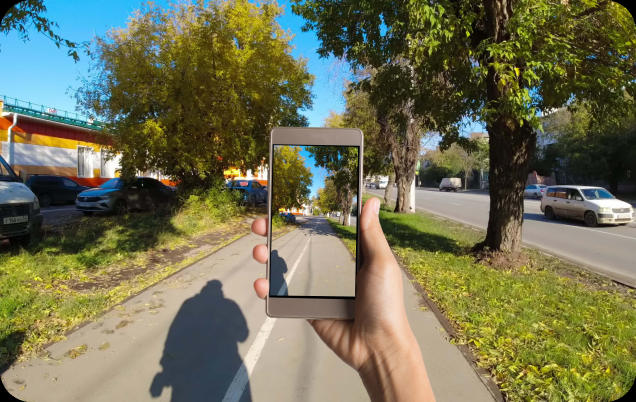
#> input picture apps/mobile/assets/images/onboarding/image1.png, 1272 x 804 px (shown at 1/2 size)
$ python -i audit_depth_orientation.py   (imports and definitions only)   (older library calls are emulated)
#> lines starting #> are read from the running program, lines starting #| are printed output that depends on the picture
#!/usr/bin/env python3
"""Compare recorded RGB/depth orientation hypotheses; never repair geometry.

The edge correlation is a diagnostic, not a calibrated registration metric.
Run with .venv-stera/bin/python. All inputs are opened read-only.
"""

import argparse
import hashlib
import json
from pathlib import Path

import cv2
import h5py
import matplotlib
import numpy as np

# [1 line not run here, left out]
import matplotlib.pyplot as plt


def digest(path):
    with path.open("rb") as stream:
        return hashlib.file_digest(stream, "sha256").hexdigest()


def edges(image):
    smooth = cv2.GaussianBlur(image.astype(np.float32), (5, 5), 1)
    return cv2.magnitude(
        cv2.Sobel(smooth, cv2.CV_32F, 1, 0),
        cv2.Sobel(smooth, cv2.CV_32F, 0, 1),
    )


# [112 lines left out: functions hand_anchor_hypothesis, main, not called in this run]


# [2 lines not run here, left out]

>>> import cv2
>>> picture = cv2.imread('../apps/mobile/assets/images/onboarding/image1.png')
#> picture is the input picture: shape (804, 1272, 3); mean B, G, R 84.2, 113.2, 113.5
>>> result = edges(picture)
#> in edges, `return cv2.magnitude( cv2.Sobel(smooth, cv2.CV_32F, 1, 0), cv2.Sobel(s..`:
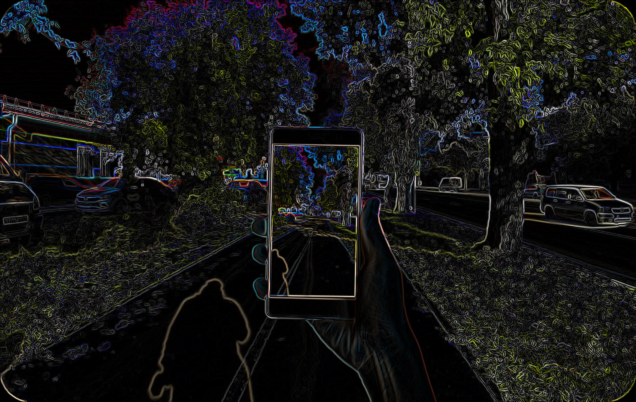
#> returned value: shape (804, 1272, 3) float32 (shown at 1/2 size); mean of channels 0, 1, 2 51.9, 54.1, 53.1; drawn with min black and max white
